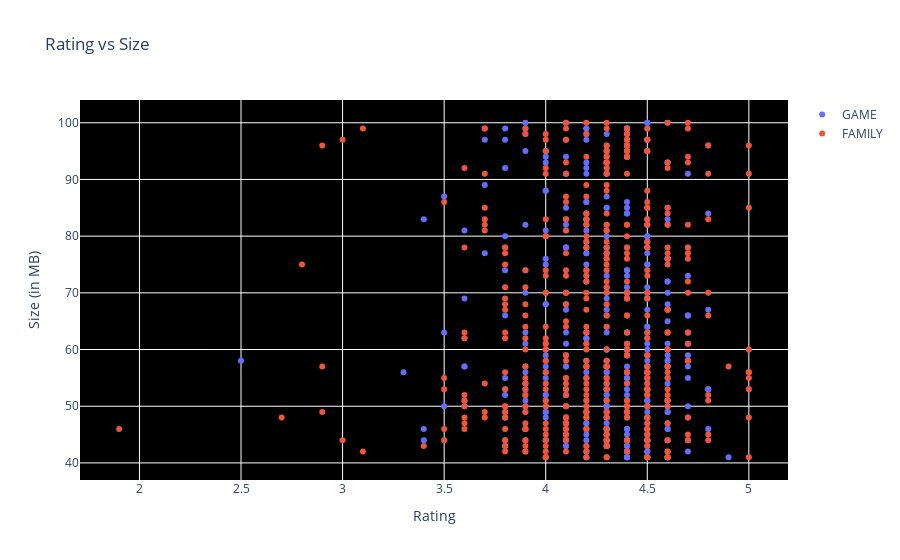

Notebook code cell kept with this figure:
### Code cell
c = ['hsl('+str(h)+',50%'+',50%)' for h in np.linspace(0, 360, len(list(set(play_store_df.Category))))]

subset_df = play_store_df[play_store_df.Size > 40]
groups_temp = subset_df.groupby('Category').filter(lambda x: len(x) >20)

data = [{
    'x': groups_temp.loc[subset_df.Category==category[1]]['Rating'], 
    'type':'scatter',
    'y' : subset_df['Size'],
    'name' : str(category[1]),
    'mode' : 'markers',
    'showlegend': True,
    } for category in enumerate(['GAME', 'FAMILY'])]

layout = {'title':"Rating vs Size", 
          'xaxis': {'title' : 'Rating'},
          'yaxis' : {'title' : 'Size (in MB)'},
         'plot_bgcolor': 'rgb(0,0,0)'}

plotly.offline.iplot({'data': data, 'layout': layout})

### Figure 1 — Plotly figure (JSON) as saved in the notebook; plotly's stock layout.template omitted (floating-point values rounded to 4 significant figures; data arrays with more than 128 entries replaced by an {"elided": "..."} marker saying what was removed)
{"data": [{"mode": "markers", "name": "GAME", "showlegend": true, "x": {"elided": "393 float values"}, "y": {"elided": "1230 int values"}, "type": "scatter"}, {"mode": "markers", "name": "FAMILY", "showlegend": true, "x": {"elided": "439 float values"}, "y": {"elided": "1230 int values"}, "type": "scatter"}], "layout": {"plot_bgcolor": "rgb(0,0,0)", "title": {"text": "Rating vs Size"}, "xaxis": {"title": {"text": "Rating"}}, "yaxis": {"title": {"text": "Size (in MB)"}}}}
